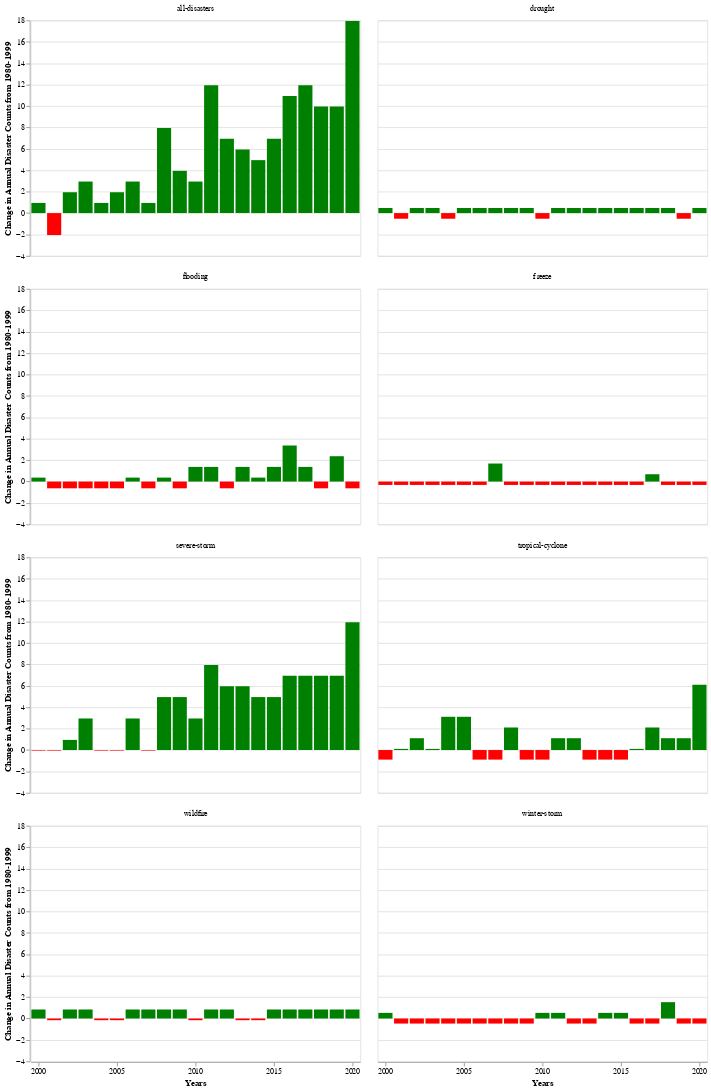

Notebook cell for this chart:
### Markdown cell above
The above chart suggests that there have been some marked changes that have occured within the last two decades $2000-2020$. So, let's plot the above annual disaster count data, but using the average from 1980-1999 as a baseline.

### Code cell
cutoff_year = 1999

# Get baseline averages
baseline_data = usa_data.copy().loc[usa_data['year'] < cutoff_year, ['count','disaster']].reset_index(drop=True)
baseline_data = baseline_data.groupby(['disaster']).mean().reset_index()
baseline_data = baseline_data.rename(columns={'count':'avg_count'})

# Add average info and diff from avg to our data
usa_data_avg = usa_data.merge(baseline_data, left_on='disaster',right_on='disaster')
usa_data_avg['avg_diff'] = usa_data_avg['count'] - usa_data_avg['avg_count']

alt.Chart(usa_data_avg).mark_bar().encode(
    x = alt.X('year:N', axis=alt.Axis(title='Years', values=np.arange(1980,2030,5), labelAngle=0)),
    y = alt.Y('avg_diff:Q', axis=alt.Axis(title='Change in Annual Disaster Counts from 1980-1999')),
    color=alt.condition(
        alt.datum.avg_diff > 0,
        alt.value("green"),  # The positive color
        alt.value("red")  # The negative color
)).transform_filter(
    alt.datum.year > cutoff_year
).facet(
    facet = alt.Facet('disaster:N', title=None),
    columns=2
)

### Figure 1 — Vega-Lite specification as saved in the notebook (floating-point values rounded to 4 significant figures; data arrays with more than 128 entries replaced by an {"elided": "..."} marker saying what was removed)
{"config": {"view": {"continuousWidth": 400, "continuousHeight": 300}}, "data": {"name": "data-e3ba29980078128b2bb1185c01ed3abc"}, "facet": {"type": "nominal", "field": "disaster", "title": null}, "spec": {"mark": "bar", "encoding": {"color": {"condition": {"value": "green", "test": "(datum.avg_diff > 0)"}, "value": "red"}, "x": {"type": "nominal", "axis": {"labelAngle": 0, "title": "Years", "values": [1980.0, 1985.0, 1990.0, 1995.0, 2000.0, 2005.0, 2010.0, 2015.0, 2020.0, 2025.0]}, "field": "year"}, "y": {"type": "quantitative", "axis": {"title": "Change in Annual Disaster Counts from 1980-1999"}, "field": "avg_diff"}}, "transform": [{"filter": "(datum.year > 1999)"}]}, "columns": 2, "$schema": "https://vega.github.io/schema/vega-lite/v4.8.1.json", "datasets": {"data-e3ba29980078128b2bb1185c01ed3abc": {"elided": "328 records"}}}
